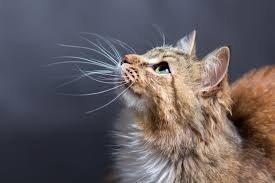
#> input picture Team_members/from_alzahra/data/catimg.jpeg, 275 x 183 px, found by its file name
$ jupyter execute 'Understanding Digital Images with Python.ipynb'
#> lines starting #> are read from the running program, lines starting #| are printed output that depends on the picture
## Understanding Digital Images with Python

[cell 1]
import numpy as np
import matplotlib.pyplot as plt
from PIL import Image

[cell 2]
img_pil=Image.open("catimg.jpeg")
#> img_pil is the input picture: PIL image 275x183 RGB; mean R, G, B 99.2, 92, 95.3
print(f"PIL Image fromat:{img_pil.format},size:{img_pil.size},mode:{img_pil.mode}")
#| PIL Image fromat:JPEG,size:(275, 183),mode:RGB

[cell 3]
plt.imshow(img_pil)
plt.title('RGB Image')
plt.axis('off') #Hide axes for cleaner display
plt.show()

### Load and View a Grayscale Image

[cell 4]
# Convert to grayscale
gray_img = img_pil.convert('L')
gray_array = np.array(gray_img)

# Display grayscale image
plt.imshow(gray_array, cmap='gray')
plt.title('Grayscale Image')
plt.axis('off')
plt.show()

# Inspect grayscale image array
print("Shape:", gray_array.shape)
#| Shape: (183, 275)
print("Data type:", gray_array.dtype)
#| Data type: uint8
print("Pixel range:", gray_array.min(), "to", gray_array.max())
#| Pixel range: 1 to 254

### Brighten the Image (+50)

[cell 5]
# Load and convert image to grayscale
img_pil = Image.open("catimg.jpeg")
gray_img = img_pil.convert('L')
gray_array = np.array(gray_img)

# Brighten the image by adding 50
bright_img = gray_array + 50  # This may overflow beyond 255
bright_img = np.clip(bright_img, 0, 255)  # Optional: Clip to avoid overflow
bright_img = bright_img.astype(np.uint8)  # Convert to correct data type for display

# Display the brightened image
plt.imshow(bright_img, cmap='gray')
plt.title('Brightened Image (+50)')
plt.axis('off')
plt.show()

# Inspect changes
print("Max pixel value after brightening:", bright_img.max())
#| Max pixel value after brightening: 255

### Add a Higher Value (+300) & Use Clipping

[cell 6]
# Convert to a higher-bit depth BEFORE math
gray_array_int = gray_array.astype(np.int32)

# Add 300 (safe now)
too_bright = gray_array_int + 300

# Clip to valid pixel range
clipped = np.clip(too_bright, 0, 255).astype(np.uint8)
#> clipped: shape (183, 275); every value is 255

# Display the result
plt.imshow(clipped, cmap='gray')
plt.title('Brightened Image (+300 with Clipping)')
plt.axis('off')
plt.show()

print("Max pixel value after clipping:", clipped.max())
#| Max pixel value after clipping: 255

### Subtract to Darken (-100) & Use Clipping

[cell 7]
# Subtract 100 from the image
dark_img = gray_array - 100  # May go below 0
clipped_dark = np.clip(dark_img, 0, 255).astype(np.uint8)

# Display darkened image
plt.imshow(clipped_dark, cmap='gray')
plt.title('Darkened Image (-100 with Clipping)')
plt.axis('off')
plt.show()

# Check min value
print("Min pixel value after clipping:", clipped_dark.min())
#| Min pixel value after clipping: 0

### Transpose the Image

[cell 8]
# Transpose the image (swap rows and columns)
transposed = gray_array.T
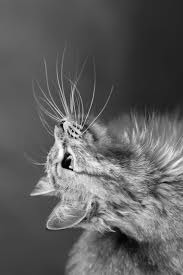
#> transposed: shape (275, 183); min 1, max 254, mean 94.6

# Display transposed image
plt.imshow(transposed, cmap='gray')
plt.title('Transposed Image')
plt.axis('off')
plt.show()

### Flip the Image Horizontally and Vertically

[cell 9]
# Flip left to right
flipped_lr = np.fliplr(gray_array)
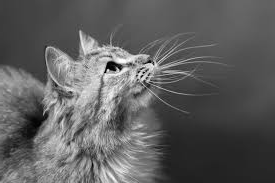
#> flipped_lr: shape (183, 275); min 1, max 254, mean 94.6

plt.imshow(flipped_lr, cmap='gray')
plt.title('Flipped Left-Right')
plt.axis('off')
plt.show()

# Flip up to down
flipped_ud = np.flipud(gray_array)
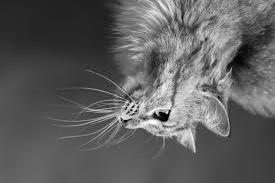
#> flipped_ud: shape (183, 275); min 1, max 254, mean 94.6

plt.imshow(flipped_ud, cmap='gray')
plt.title('Flipped Up-Down')
plt.axis('off')
plt.show()

### Slice (Crop) a Section of the Image

[cell 10]
# Get dimensions
h, w = gray_array.shape
#> h = 183; w = 275

# Crop center 100x100
center_crop = gray_array[h//2 - 50:h//2 + 50, w//2 - 50:w//2 + 50]
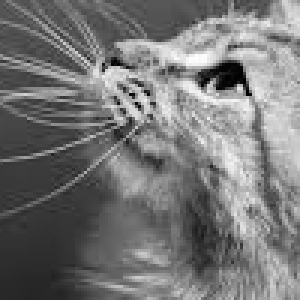
#> center_crop: shape (100, 100) (shown 3 times larger); min 1, max 254, mean 118.1
plt.imshow(center_crop, cmap='gray')
plt.title('Center Crop (100x100)')
plt.axis('off')
plt.show()

# Crop top-left 100x100
top_left_crop = gray_array[0:100, 0:100]
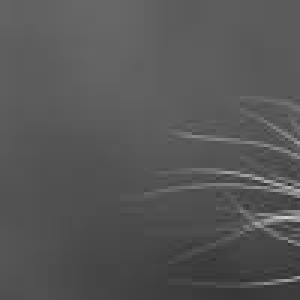
#> top_left_crop: shape (100, 100) (shown 3 times larger); min 49, max 211, mean 85.9
plt.imshow(top_left_crop, cmap='gray')
plt.title('Top-Left Crop (100x100)')
plt.axis('off')
plt.show()

### Create a Negative Image

[cell 11]
# Invert the image
negative_img = 255 - gray_array
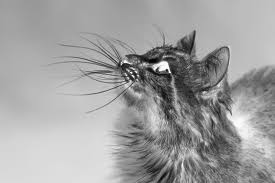
#> negative_img: shape (183, 275); min 1, max 254, mean 160.4

# Display negative
plt.imshow(negative_img, cmap='gray')
plt.title('Negative Image')
plt.axis('off')
plt.show()

### Rotate the Image

[cell 12]
# Rotate 90° clockwise
rot90 = np.rot90(gray_array, k=-1)
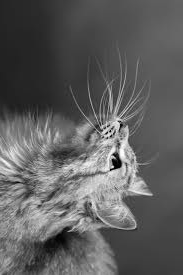
#> rot90: shape (275, 183); min 1, max 254, mean 94.6
plt.imshow(rot90, cmap='gray')
plt.title('Rotated 90° Clockwise')
plt.axis('off')
plt.show()

# Rotate 180°
rot180 = np.rot90(gray_array, k=2)
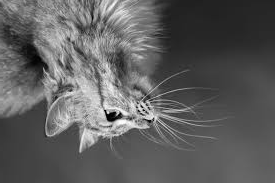
#> rot180: shape (183, 275); min 1, max 254, mean 94.6
plt.imshow(rot180, cmap='gray')
plt.title('Rotated 180°')
plt.axis('off')
plt.show()

### Combine Multiple Transformations

[cell 13]
# Step 1: Crop center
center_crop = gray_array[h//2 - 50:h//2 + 50, w//2 - 50:w//2 + 50]

# Step 2: Flip horizontally
flipped_crop = np.fliplr(center_crop)
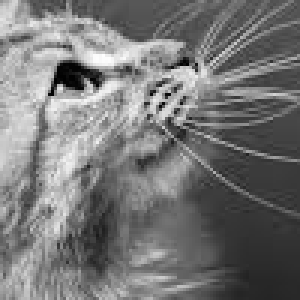
#> flipped_crop: shape (100, 100) (shown 3 times larger); min 1, max 254, mean 118.1

# Step 3: Brighten
bright_flipped_crop = np.clip(flipped_crop + 70, 0, 255).astype(np.uint8)
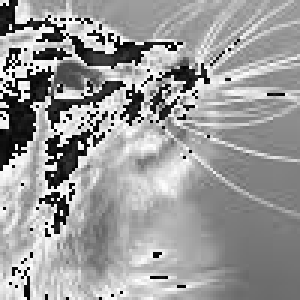
#> bright_flipped_crop: shape (100, 100) (shown 3 times larger); min 0, max 255, mean 154.8

# Show final transformed image
plt.imshow(bright_flipped_crop, cmap='gray')
plt.title('Combined: Crop + Flip + Brighten')
plt.axis('off')
plt.show()

$ run again, with Team_members/from_alzahra/data/New_Zealand_scenic_walk_view.jpg copied over Team_members/from_alzahra/data/catimg.jpeg
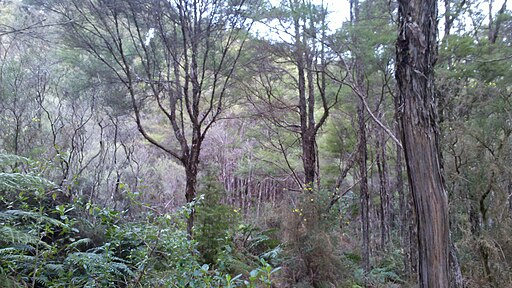
#> input picture Team_members/from_alzahra/data/New_Zealand_scenic_walk_view.jpg, 512 x 288 px, found by its file name
#> img_pil is the input picture: PIL image 512x288 RGB; mean R, G, B 114.4, 118.7, 120.4
#| PIL Image fromat:JPEG,size:(512, 288),mode:RGB
#| Shape: (288, 512)
#| Data type: uint8
#| Pixel range: 0 to 255
#| Max pixel value after brightening: 255
#> clipped: shape (288, 512); every value is 255
#| Max pixel value after clipping: 255
#| Min pixel value after clipping: 0
#> `flipped_crop = np.fliplr(center_crop)`:
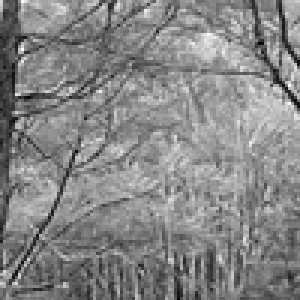
#> flipped_crop: shape (100, 100) (shown 3 times larger); min 2, max 252, mean 133.8
#> `bright_flipped_crop = np.clip(flipped_crop + 70, 0, 255).astype(np.uin..`:
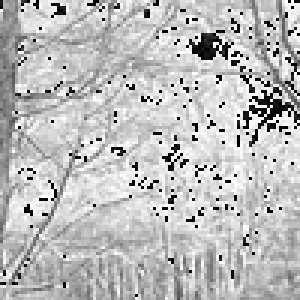
#> bright_flipped_crop: shape (100, 100) (shown 3 times larger); min 0, max 255, mean 187.6

$ run again, with Team_members/from_alzahra/data/baboon.png saved as Team_members/from_alzahra/data/catimg.jpeg
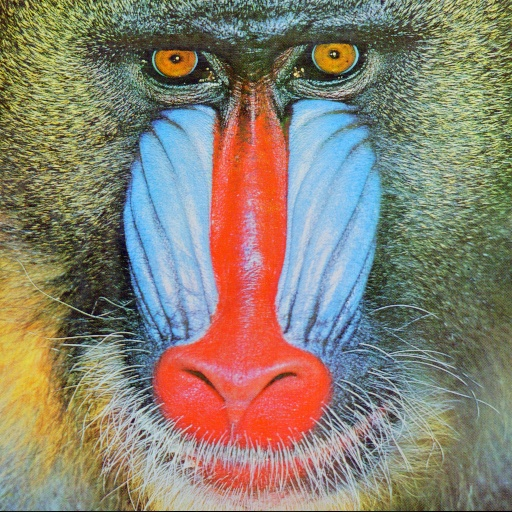
#> input picture Team_members/from_alzahra/data/baboon.png, 512 x 512 px, found by its file name
#> img_pil is the input picture: PIL image 512x512 RGB; mean R, G, B 137.4, 128.9, 113.1
#| PIL Image fromat:JPEG,size:(512, 512),mode:RGB
#| Shape: (512, 512)
#| Data type: uint8
#| Pixel range: 0 to 231
#| Max pixel value after brightening: 255
#> clipped: shape (512, 512); every value is 255
#| Max pixel value after clipping: 255
#| Min pixel value after clipping: 0
#> `bright_flipped_crop = np.clip(flipped_crop + 70, 0, 255).astype(np.uin..`:
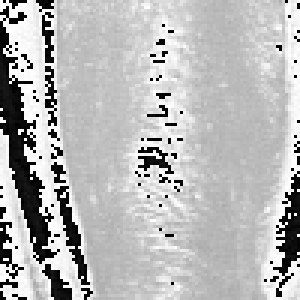
#> bright_flipped_crop: shape (100, 100) (shown 3 times larger); min 0, max 255, mean 182.8
